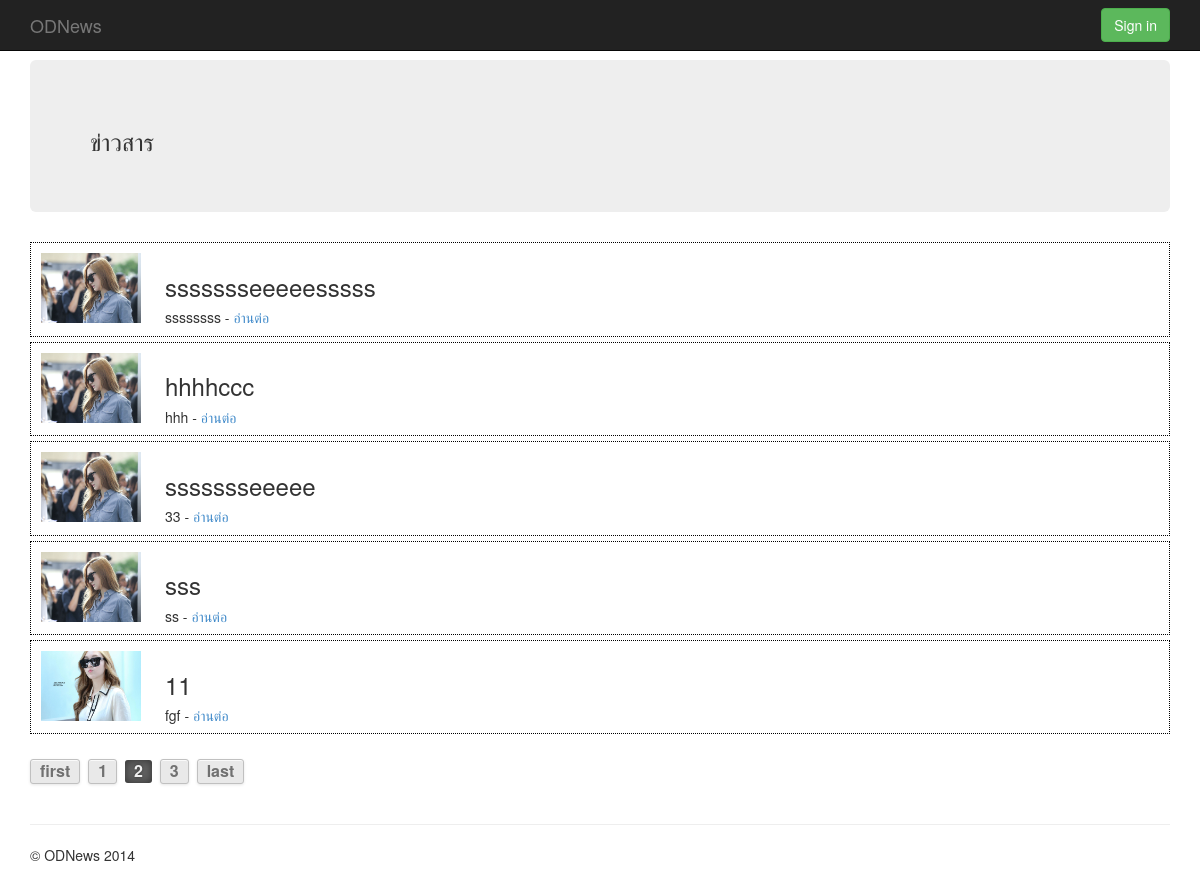
Screenshot of /odnews/?page=2 with the database file from the repository.
### news/models.py (models this page shows, shortened)
class NewsPublish(models.Model):
	title = models.CharField(max_length=75)
	stitle = models.CharField(max_length=150)
	description = models.CharField(max_length=1000)
	newsimage = models.ImageField(upload_to = 'media/news/%Y/%m/%d', default = 'media/news/None/no-img.jpg')
	pub_date = models.DateTimeField('date published')
	category = models.ForeignKey(NewsCategory)
	reporter = models.ForeignKey(User)

### news/views.py (the view)
def IndexView(request):
	news_list = NewsPublish.objects.order_by('-pub_date')
	paginator = Paginator(news_list, 5)
	page = request.GET.get('page')
	try:
	    news = paginator.page(page)
	except PageNotAnInteger:
	    news = paginator.page(1)
	except EmptyPage:
	    news = paginator.page(paginator.num_pages)
	return render(request, 'index.html', {"news": news})

### news/models.py (called while the page is built)
	def __unicode__(self):
		return self.category_name

### templates/index.html
	{% extends "base.html" %}
	{% block content %}
	<div class="jumbotron">
	      <h3> ข่าวสาร </h3>
	</div>
	{% for news_entry in news %}
	 <div class="news_card" >
			<div class="img_title">
				<img src="{{ MEDIA_URL }}{{ news_entry.newsimage }}"  />
			</div>
	      	<div class="description_title">
		      	<h3>{{ news_entry.title }}</h3>
				<h5>{{ news_entry.stitle }} - <a href="{% url 'news:detailnews' news_entry.category news_entry.id news_entry.title %}">อ่านต่อ</a></h5>
	      	</div>
	      </div>
	{% endfor %}
	{% if news.paginator.num_pages  > 1 %}
	<div class="pagination">
	    <span class="step-links">
			{% if news.number > 1 %}
	            <a class="page" href="?page={{ 1 }}">first</a>
	        {% endif %}
	        {% if news.has_previous %}
	            <a class="page" href="?page={{ news.previous_page_number }}"> {{ news.number|add:-1 }} </a>
	        {% endif %}
	        <span class="current">
	        	<a class="page active" href="?page={{ news.number }}"> {{ news.number }} </a>
	        </span>
	        {% if news.has_next %}
	            <a class="page" href="?page={{ news.next_page_number }}"> {{ news.number|add:1 }} </a>
	        {% endif %}
			{% if news.number < news.paginator.num_pages %}
	            <a class="page"  href="?page={{ news.paginator.num_pages }}"> last </a>
	        {% endif %}
	    </span>
	</div>
	{% endif %}
{% endblock %}

### templates/base.html (shortened to what this page needs)
{% load static from staticfiles %}
<!DOCTYPE html>
<html lang="en">
  <head>
    <link href="{% static 'css/bootstrap.min.css' %}" rel="stylesheet">
    <link href="{% static 'css/jumbotron.css' %}" rel="stylesheet">
    <link href="{% static 'css/pager.css' %}" rel="stylesheet">
  </head>
  <body>
    <div class="navbar navbar-inverse navbar-fixed-top" role="navigation">
      <div class="container">
        <div class="navbar-header">
          <a class="navbar-brand" href="{% url 'news:index' %}">ODNews</a>
        </div>
        <div class="navbar-collapse collapse">
          {% if user.is_authenticated %}
          <div class="navbar-right" >
            <ul class="nav navbar-nav">
              <li>
                <form class="navbar-form" role="form" action="{% url 'news:reportnews' %}">
                  <button type="submit" class="btn btn-success">รายงานข่าว</button>
                </form>
              </li>
              <li><a >{{ user.first_name }} {{ user.last_name }}</a></li>
              <li><a href="{% url 'accounts:logout' %}">logout</a></li>
            </ul>
          </div>
          {% else %}
          <form class="navbar-form navbar-right" role="form" action="{% url 'accounts:login' %}">
            <button type="submit" class="btn btn-success">Sign in</button>
          </form>
          {% endif %}
        </div>
      </div>
    </div>
    <div class="container">
      <p><p>
    {% block breadcrumb %}
        {% load breadcrumb_tags %}
    {% endblock %}
{% block content %}
{% endblock %}
      <hr>
      <footer>
        <p>&copy; ODNews 2014</p>
      </footer>
    </div>
  </body>
</html>

### static/css/jumbotron.css (style rules this page uses)
body { padding-top: 50px; padding-bottom: 20px; }
.news_card { border:1px dotted black; margin-bottom: 5px; }
.img_title { display: inline-block; padding: 10px 10px 0px 10px; width: 120px; }
.img_title img { width: 100px; height: 70px; display: table-cell; }
.description_title { width: 80%; padding-left: 10px; word-wrap:break-word; display: inline-block; }

### static/css/pager.css (style rules this page uses)
.page { display: inline-block; padding: 0px 9px; margin-right: 4px; border-radius: 3px; border: solid 1px #c0c0c0; background: #e9e9e9; box-shadow: inset 0px 1px 0px rgba(255,255,255, .8), 0px 1px 3px rgba(0,0,0, .1); font-size: 16px; font-weight: bold; text-decoration: none; color: #717171; }
.page.active { border: none; background: #616161; box-shadow: inset 0px 0px 8px rgba(0,0,0, .5), 0px 1px 0px rgba(255,255,255, .8); color: #f0f0f0; text-shadow: 0px 0px 3px rgba(0,0,0, .5); }

### rows the page displays
NewsPublish: newsimage (picture), title "ssssssseeeeesssss", stitle "ssssssss"
NewsPublish: newsimage (picture), title "hhhhccc", stitle "hhh"
NewsPublish: newsimage (picture), title "ssssssseeeee", stitle "33"
NewsPublish: newsimage (picture), title "sss", stitle "ss"
NewsPublish: newsimage (picture), title "11", stitle "fgf"

### other values shown
{{ news.number|add:-1 }} "1"
{{ news.number }} "2"
{{ news.number|add:1 }} "3"
